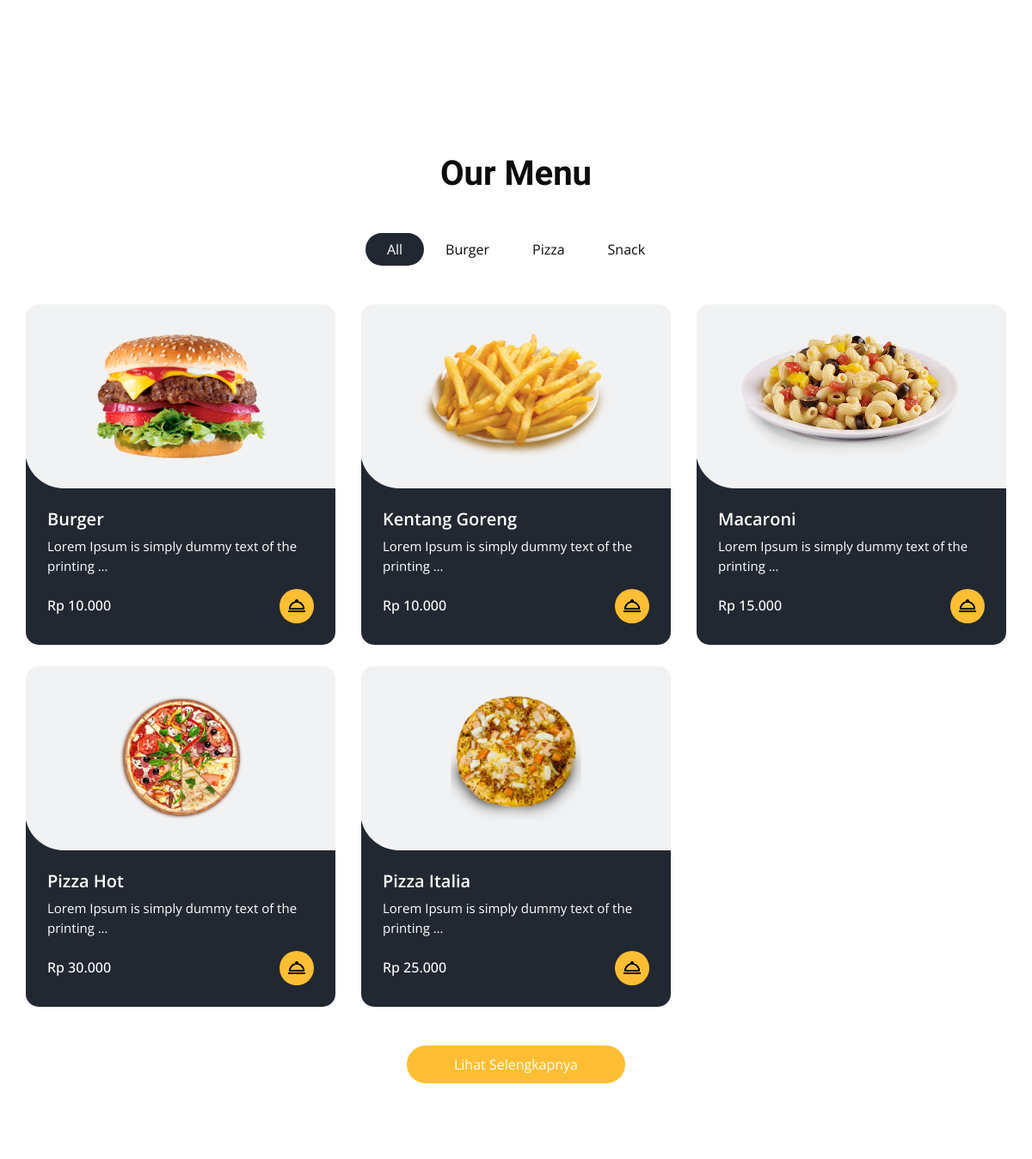
The app's page / (middle part), older data.
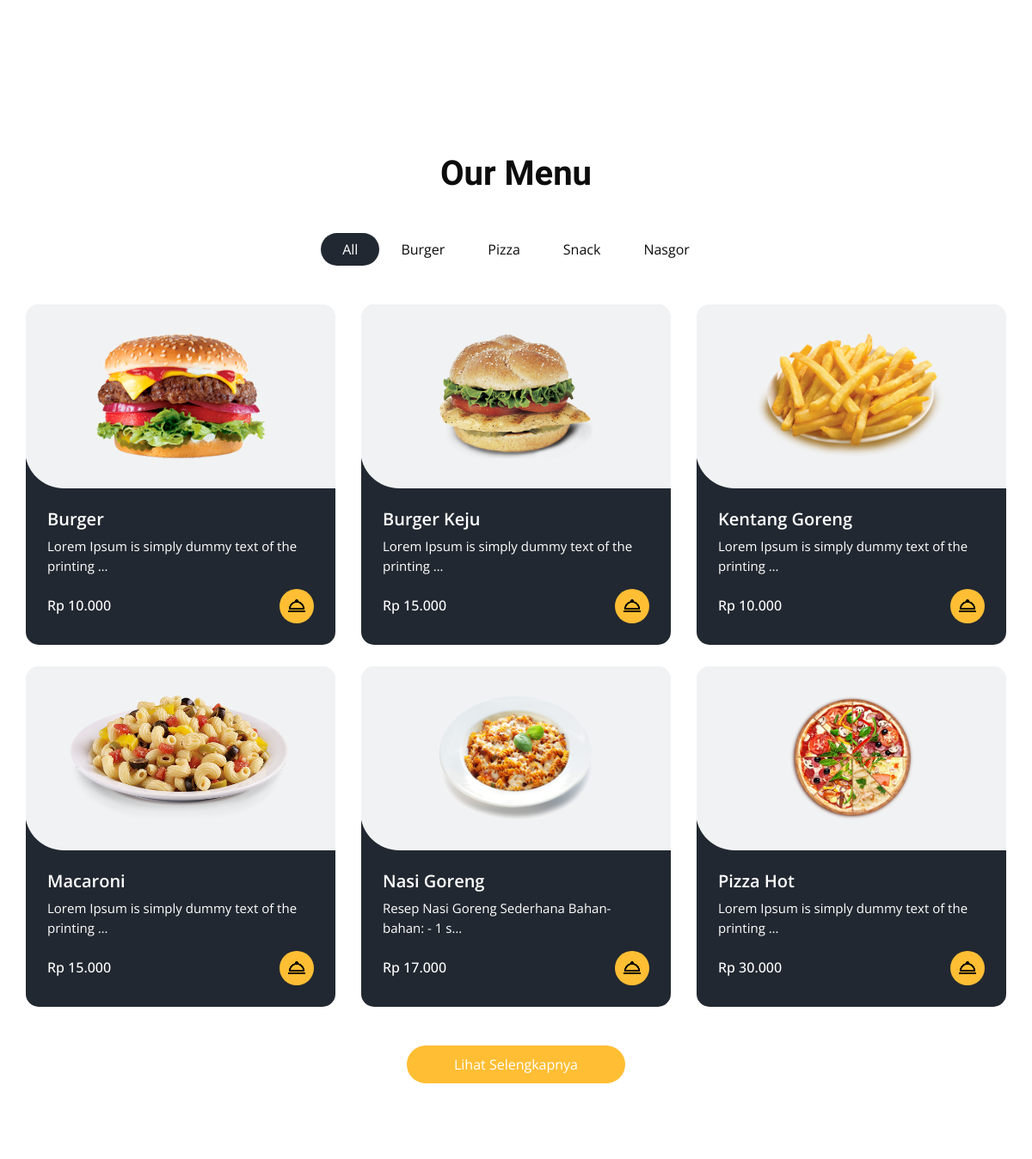
The same page, newer data.
### menu/models.py (models this page shows, shortened)
class Category(models.Model):
    name = models.CharField(max_length=100)
    slug = models.SlugField(unique=True, help_text="Gunakan huruf kecil, tanpa spasi, contoh: minuman-kopi")
    class Meta:
        verbose_name_plural = "Categories"

class ListMenu(models.Model):
    name = models.CharField(max_length=100)
    slug = models.SlugField(unique=True, help_text="Teks unik untuk URL, akan terisi otomatis jika dikosongkan.")
    description = models.TextField()
    image = models.ImageField(upload_to='menu_images/')
    price = models.DecimalField(max_digits=8, decimal_places=2)
    category = models.ForeignKey(Category, on_delete=models.CASCADE, related_name="list_menu")

### core/views.py (the view)
# urls.py: path('', views.home, name='home'),
def home(request):
    categories = Category.objects.all()
    list_menus = ListMenu.objects.all().order_by('name')
    context = {
        'categories': categories,
        'list_menus': list_menus,}
    return render(request, 'core/home.html', context)

### order/context_processors.py (called while the page is built)
def cart_item_count(request):
    cart = request.session.get('cart', {})
    count = sum(item['quantity'] for item in cart.values())
    return {'cart_item_count': count}

### core/templates/core/home.html (shortened to what this page needs)
{% extends 'base.html' %} {% load static %}  {% block content %}
  <section class="offer_section layout_padding-bottom">
  </section>
  <section class="food_section layout_padding">
    <div class="container">
      <div class="heading_container heading_center">
        <h2>Our Menu</h2>
      </div>
      <ul class="filters_menu">
        <li class="active" data-filter="*">All</li>
        {% for category in categories %}
        <li data-filter=".{{ category.slug }}">{{ category.name }}</li>
        {% endfor %}
      </ul>
      <div class="filters-content">
        <div class="row grid">
          {% for list_menu in list_menus|slice:":6" %}
          <div class="col-sm-6 col-lg-4 all {{ list_menu.category.slug }}">
            <div class="box">
              <div>
                <a
                href="{% url 'menu:menu_detail' menu_slug=list_menu.slug %}"
                class="menu-item-link"
              >
                <div class="img-box">
                  <img
                    src="{{ list_menu.image.url }}"
                    alt="{{ list_menu.name }}"
                  />
                </div>
              </a>
                <div class="detail-box">
                  <h5>{{ list_menu.name }}</h5>
                  <p>{{ list_menu.description|truncatechars:50 }}</p>
                  <div class="options">
                    <h6>Rp {{ list_menu.price|floatformat:0 }}</h6>
                    <a href="{% url 'menu:menu_detail' menu_slug=list_menu.slug %}">
                      <img
                        src="{% static 'images/icons/hood.png' %}"
                        alt="cart"
                        class="social-icon"
                      />
                    </a>
                  </div>
                </div>
              </div>
            </div>
          </div>
          {% endfor %}
        </div>
      </div>
      <div class="btn-box">
        <a href="{% url 'menu:list_menu' %}"> Lihat Selengkapnya </a>
      </div>
    </div>
  </section>
  {% endblock content %}

Row changes from the older to the newer data that the page shows:
no longer on this page (row unchanged): ListMenu: image (picture), name "Pizza Italia", description "Lorem Ipsum is simply dummy text of the printing …", price "25.000"
added Category: name "Nasgor"
added ListMenu: image (picture), name "Burger Keju", description "Lorem Ipsum is simply dummy text of the printing …", price "15.000"
added ListMenu: image (picture), name "Nasi Goreng", description "Resep Nasi Goreng Sederhana Bahan-bahan: - 1 s…", price "17.000"
